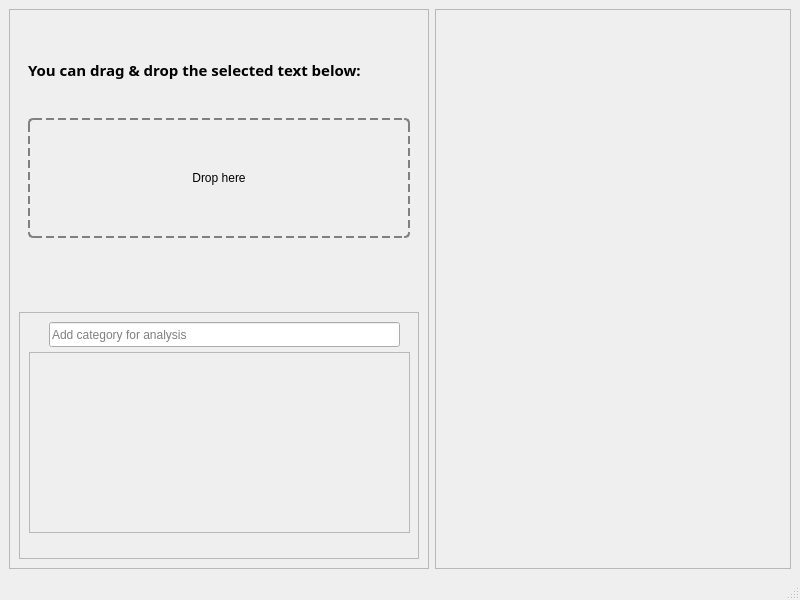
<?xml version="1.0" encoding="UTF-8"?>
<ui version="4.0">
 <class>MainWindow</class>
 <widget class="QMainWindow" name="MainWindow">
  <property name="geometry">
   <rect>
    <x>0</x>
    <y>0</y>
    <width>800</width>
    <height>600</height>
   </rect>
  </property>
  <property name="windowTitle">
   <string>MainWindow</string>
  </property>
  <widget class="QWidget" name="centralwidget">
   <layout class="QGridLayout" name="gridLayout_2">
    <item row="0" column="0">
     <widget class="QFrame" name="frame_left_details">
      <property name="frameShape">
       <enum>QFrame::StyledPanel</enum>
      </property>
      <property name="frameShadow">
       <enum>QFrame::Raised</enum>
      </property>
      <layout class="QGridLayout" name="gridLayout">
       <item row="1" column="0">
        <spacer name="verticalSpacer">
         <property name="orientation">
          <enum>Qt::Vertical</enum>
         </property>
         <property name="sizeType">
          <enum>QSizePolicy::Fixed</enum>
         </property>
         <property name="sizeHint" stdset="0">
          <size>
           <width>20</width>
           <height>40</height>
          </size>
         </property>
        </spacer>
       </item>
       <item row="0" column="0">
        <widget class="QFrame" name="frame_drop_section">
         <property name="minimumSize">
          <size>
           <width>400</width>
           <height>0</height>
          </size>
         </property>
         <property name="frameShape">
          <enum>QFrame::NoFrame</enum>
         </property>
         <property name="frameShadow">
          <enum>QFrame::Raised</enum>
         </property>
         <layout class="QGridLayout" name="gridLayout_3">
          <item row="1" column="0">
           <widget class="QLabel" name="label">
            <property name="maximumSize">
             <size>
              <width>16777215</width>
              <height>50</height>
             </size>
            </property>
            <property name="font">
             <font>
              <family>Umpush</family>
              <pointsize>11</pointsize>
              <weight>75</weight>
              <bold>true</bold>
             </font>
            </property>
            <property name="text">
             <string>You can drag &amp; drop the selected text below:</string>
            </property>
           </widget>
          </item>
          <item row="2" column="0">
           <widget class="QLabel" name="label_drop">
            <property name="minimumSize">
             <size>
              <width>100</width>
              <height>100</height>
             </size>
            </property>
            <property name="maximumSize">
             <size>
              <width>16777215</width>
              <height>120</height>
             </size>
            </property>
            <property name="acceptDrops">
             <bool>true</bool>
            </property>
            <property name="styleSheet">
             <string notr="true">QLabel{
	border: 2px dashed grey;
	border-radius: 5px;
}</string>
            </property>
            <property name="text">
             <string>Drop here</string>
            </property>
            <property name="alignment">
             <set>Qt::AlignCenter</set>
            </property>
           </widget>
          </item>
         </layout>
        </widget>
       </item>
       <item row="2" column="0">
        <widget class="QFrame" name="frame">
         <property name="frameShape">
          <enum>QFrame::StyledPanel</enum>
         </property>
         <property name="frameShadow">
          <enum>QFrame::Raised</enum>
         </property>
         <widget class="QLineEdit" name="lineEdit">
          <property name="geometry">
           <rect>
            <x>30</x>
            <y>10</y>
            <width>351</width>
            <height>25</height>
           </rect>
          </property>
          <property name="placeholderText">
           <string>Add category for analysis</string>
          </property>
         </widget>
         <widget class="QScrollArea" name="scrollArea">
          <property name="geometry">
           <rect>
            <x>10</x>
            <y>40</y>
            <width>381</width>
            <height>181</height>
           </rect>
          </property>
          <property name="sizePolicy">
           <sizepolicy hsizetype="Fixed" vsizetype="Fixed">
            <horstretch>0</horstretch>
            <verstretch>0</verstretch>
           </sizepolicy>
          </property>
          <property name="widgetResizable">
           <bool>true</bool>
          </property>
          <widget class="QWidget" name="scrollAreaWidgetContents">
           <property name="geometry">
            <rect>
             <x>0</x>
             <y>0</y>
             <width>379</width>
             <height>179</height>
            </rect>
           </property>
          </widget>
         </widget>
        </widget>
       </item>
      </layout>
     </widget>
    </item>
    <item row="0" column="1">
     <widget class="QFrame" name="frame_graph_right">
      <property name="frameShape">
       <enum>QFrame::StyledPanel</enum>
      </property>
      <property name="frameShadow">
       <enum>QFrame::Raised</enum>
      </property>
     </widget>
    </item>
   </layout>
  </widget>
  <widget class="QMenuBar" name="menubar">
   <property name="geometry">
    <rect>
     <x>0</x>
     <y>0</y>
     <width>800</width>
     <height>22</height>
    </rect>
   </property>
  </widget>
  <widget class="QStatusBar" name="statusbar"/>
 </widget>
 <resources/>
 <connections/>
</ui>
